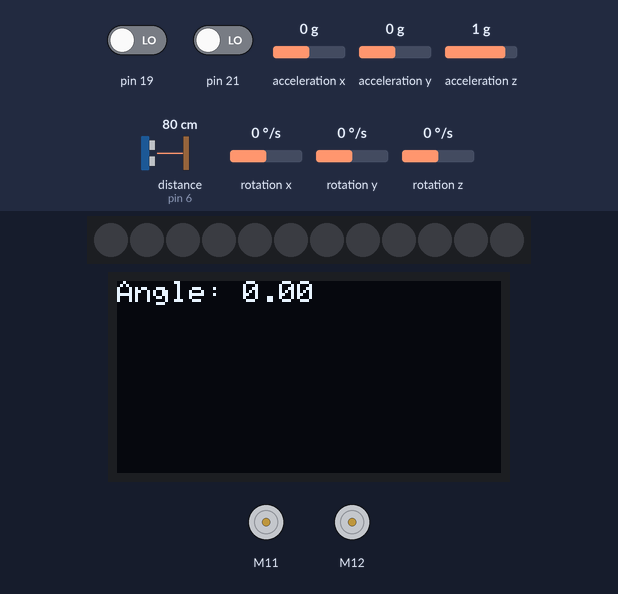
Simulated run of this sketch. Board: Arduino Mega 2560, built with avr-gcc and run on an emulated ATmega2560. Parts: 12 RGB LEDs in strip order, left to right, 128×64 one-colour display, 2 × DC motor (green arrow = forward, orange = backward, longer = faster). The inputs (shaded band) are chosen by the test bench; at power-on: rotation z 0 °/s, distance to the obstacle (sensor on pin 6) 80 cm, pin 19 LOW, pin 21 LOW, acceleration x 0 g, acceleration y 0 g, acceleration z 1 g, rotation x 0 °/s, rotation y 0 °/s.

Above: at 2.0 s.
2.1 s: rotation z set to -192 °/s
At 3.6 s:
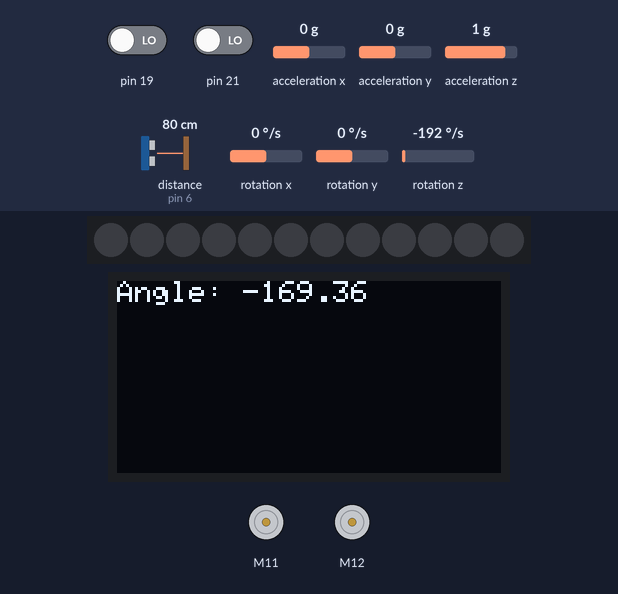
5.1 s: distance to the obstacle (sensor on pin 6) set to 2 cm
At 7.8 s:
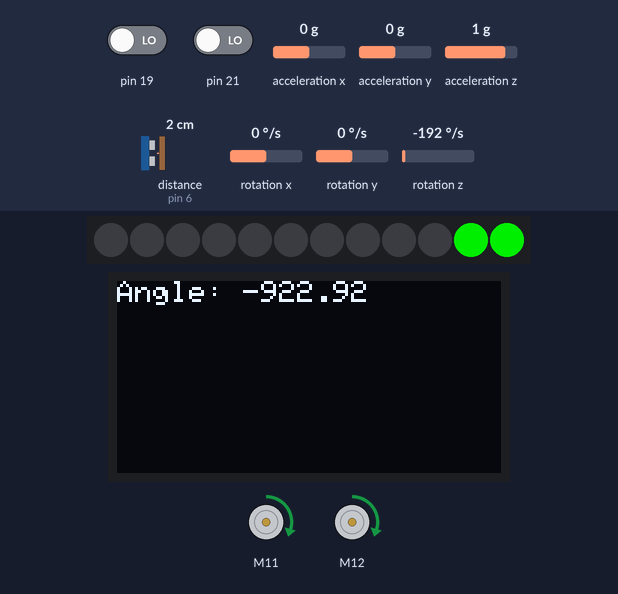
8.1 s: distance to the obstacle (sensor on pin 6) set to 4 cm
At 9.7 s:
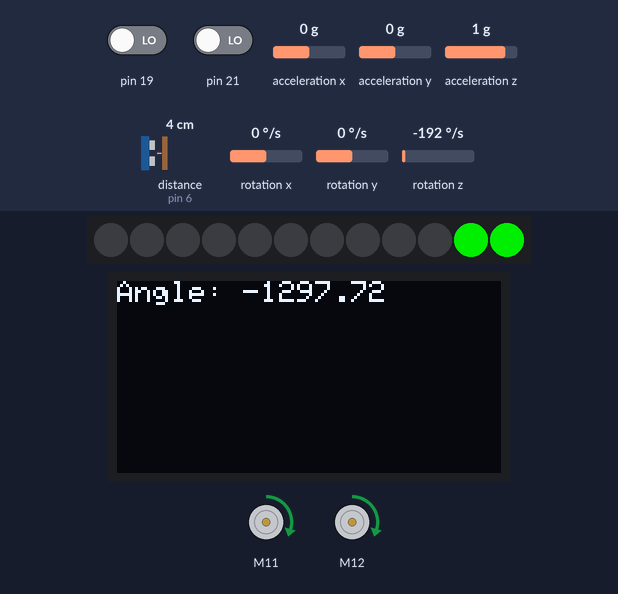
11.1 s: rotation z set to -100 °/s
At 12.8 s:
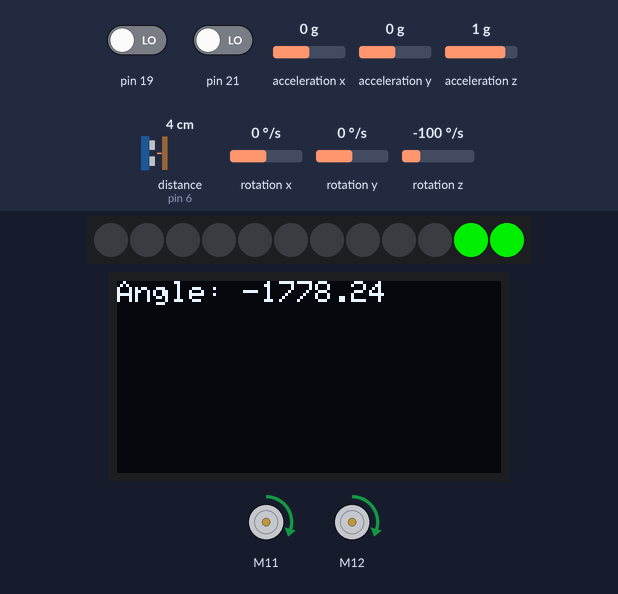
14.1 s: distance to the obstacle (sensor on pin 6) set to 9 cm
At 15.6 s:
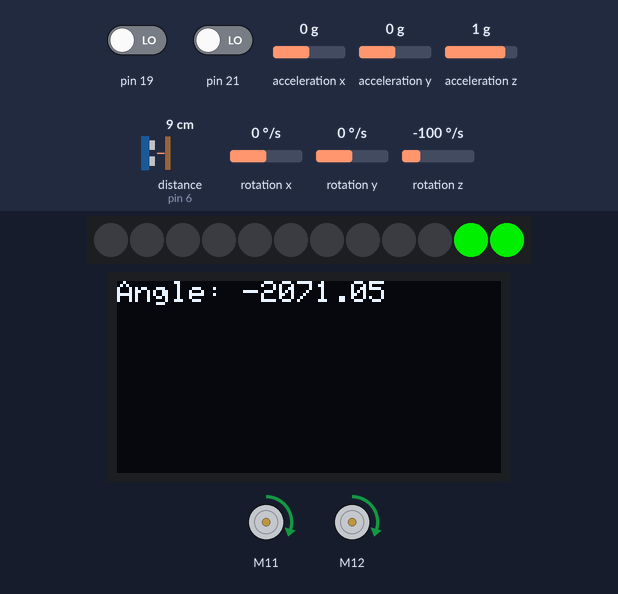
17.1 s: rotation z set to 0 °/s
At 19.2 s:
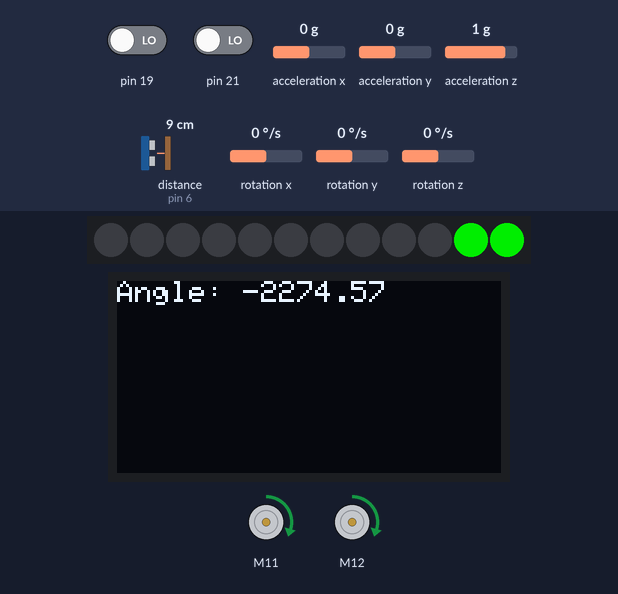
Timing chart, 0 to 20.5 s (numbered marks = the images above; inputs shaded):
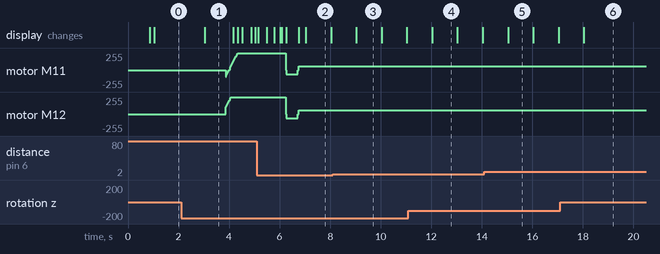

Measured:
- after the input at 2.1 s, the display: changes after 0.93 s (image 1)
- what the display in image 2 shows lasts 1.0 s, from 7.0 s to 8.0 s

The sketch:

labo_03.ino
```cpp
#include <MeAuriga.h>
#include <Wire.h>
#include <Adafruit_GFX.h>
#include <Adafruit_SSD1306.h>
enum State { SETUP,
             SEG_A,
             PIVOT_A,
             SEG_B,
             PIVOT_B,
             SEG_C,
             PIVOT_C,
             END };
State currentState = SETUP;

const int PULSE = 9;
const double RATIO = 39.267;

const double DIAMETER = 6.5;
const int TICK_TOUR = PULSE * RATIO;
const double CIRC_WHEEL = PI * DIAMETER;

const int TURN_90 = 90;
const int TURN_180 = 180;
int defaultSpeed = 100;
int turnSpeed = 60;
int toGo = 2 * 59;
const int MIN_PWM = 35;
const int MAX_PWM = 255;

const int DA = 2280684;
unsigned long currentTime = 0;

#define LEDNUM 12
#define LEDPIN 44
const int LED_TOGO = 7;
const int FIRST_LED = 1;

#define SCREEN_HEIGHT 64
#define SCREEN_WIDTH 128
#define OLED_RESET -1

#define SCREEN_ADDRESS 0x3C

Adafruit_SSD1306 display(SCREEN_WIDTH, SCREEN_HEIGHT, &Wire, OLED_RESET);

MeRGBLed led(PORT0, LEDNUM);
MeEncoderOnBoard encoderRight(SLOT1);
MeEncoderOnBoard encoderLeft(SLOT2);
MeUltrasonicSensor distSensor(PORT_6);
MeGyro gyro(0, 0x69);

double zAngle = 0.0;

double distance = 0;
int ledsDone = LEDNUM;

void rightEncoderInterrupt(void) {
  if (digitalRead(encoderRight.getPortB()) == 0) {
    encoderRight.pulsePosMinus();
  } else {
    encoderRight.pulsePosPlus();
    ;
  }
}

void leftEncoderInterrupt(void) {
  if (digitalRead(encoderLeft.getPortB()) == 0) {
    encoderLeft.pulsePosMinus();
  } else {
    encoderLeft.pulsePosPlus();
  }
}


void encoderSetup() {
  attachInterrupt(encoderRight.getIntNum(), rightEncoderInterrupt, RISING);
  attachInterrupt(encoderLeft.getIntNum(), leftEncoderInterrupt, RISING);

  TCCR1A = _BV(WGM10);
  TCCR1B = _BV(CS11) | _BV(WGM12);

  TCCR2A = _BV(WGM21) | _BV(WGM20);
  TCCR2B = _BV(CS21);

  encoderRight.setPulse(PULSE);
  encoderLeft.setPulse(PULSE);

  encoderRight.setRatio(RATIO);
  encoderLeft.setRatio(RATIO);

  encoderRight.setPosPid(1.8, 0, 1.2);
  encoderLeft.setPosPid(1.8, 0, 1.2);

  encoderRight.setSpeedPid(0.18, 0, 0);
  encoderLeft.setSpeedPid(0.18, 0, 0);
}

void shutAllLeds() {
  led.setColor(0, 0, 0);
  led.show();
}

void setup() {
  Serial.begin(115200);

  led.setpin(LEDPIN);
  encoderSetup();
  gyro.begin();
  shutAllLeds();

  if (!display.begin(SSD1306_SWITCHCAPVCC, SCREEN_ADDRESS)) {
    Serial.println(F("Échec d'allocation SSD1306"));
    for (;;)
      ;
  }

  display.clearDisplay();
  display.display();
}

void loop() {
  currentTime = millis();
  distance = getDistance(currentTime);
  printAngle(currentTime);
  gyroTask(currentTime);
  stateManager(currentTime);
  encodersTask();
}

void gyroTask(unsigned long ct){
  static double previousZ = 0.0;
  static bool firstTime = true;

  gyro.update();
  double z = gyro.getAngleZ();

  if (firstTime) {
    firstTime = false;
    previousZ = z;
    return;
  }

  double delta = z - previousZ;

  if (delta > 180) delta -= 360;
  else if (delta < -180) delta += 360;

  zAngle += delta;
  previousZ = z;
}

void printAngle(unsigned long ct) {
  static unsigned long lt = 0;
  int rate = 1000;

  if (ct - lt < rate) {
    return;
  }

  lt = ct;

  display.clearDisplay();
  display.setTextSize(1);
  display.setTextColor(SSD1306_WHITE);
  display.setCursor(0, 0);
  display.print("Angle: ");
  display.println(zAngle);
  display.display();
}

void encodersTask() {
  encoderRight.loop();
  encoderLeft.loop();
}

void stateManager(unsigned long ct) {
  switch (currentState) {
    case SETUP:
      setupState(ct);
      break;
    case SEG_A:
      segAState();
      break;
    case PIVOT_A:
      pivotAState(ct);
      break;
    case SEG_B:
      segBState();
      break;
    case PIVOT_B:
      pivotBState(ct);
      break;
    case SEG_C:
      segCState();
      break;
    case PIVOT_C:
      pivotCState(ct);
      break;
    case END:
      endState(ct);
      break;
  }
}

void shutProgressionLeds() {
  for (int i = 1; i <= LED_TOGO; i++) {
    led.setColor(i, 0, 0, 0);
  }
  led.show();
}

void resetDistance() {
  encoderLeft.setPulsePos(0);
  encoderRight.setPulsePos(0);
}

void stopMotors() {
  encoderLeft.setTarPWM(0);
  encoderRight.setTarPWM(0);
  encoderLeft.setMotorPwm(0);
  encoderRight.setMotorPwm(0);
}

float getLedProgressionA(double distance) {
  long avgPosition = (abs(encoderLeft.getPulsePos()) + abs(encoderRight.getPulsePos())) / 2;
  long distanceToGo = distance - avgPosition;
  long gap = distance - distanceToGo;

  return gap / distance;
}

void setupState(unsigned long ct) {
  static unsigned long exitTime = 0;
  int rate = 3000;
  static bool firstTime = true;

  if (firstTime) {
    exitTime = ct + rate;
    firstTime = false;
  }

  bool transition = ct > exitTime;
  if (transition) {
    firstTime = true;
    currentState = SEG_A;
  }
}

void goStraight(short speed = 100, short firstRun = 0) {
  static double zAngleGoal = 0.0;

  static double previousError = 0.0;

  const double kp = 4.0;
  const double kd = 1.0;

  if (firstRun) {
    firstRun = 0;

    zAngleGoal = zAngle;

    encoderLeft.setTarPWM(speed);
    encoderRight.setTarPWM(-speed);

    return;
  }

  double error = zAngle - zAngleGoal;

  double output = kp * error + kd * (error - previousError);

  previousError = error;

  encoderLeft.setTarPWM(speed - output);
  encoderRight.setTarPWM(-speed - output);
}

void segAState() {
  static bool firstTime = true;

  if (firstTime) {
    resetDistance();
    goStraight(defaultSpeed, 1);

    firstTime = false;
  }

  goStraight();

  double distance = toGo / CIRC_WHEEL * TICK_TOUR;
  float progression = getLedProgressionA(distance);
  int nbLeds = round(progression * LED_TOGO);

  for (int i = 1; i <= nbLeds; i++) {
    led.setColor(i, 50, 50, 50);
  }
  led.show();

  long avgPosition = (abs(encoderLeft.getPulsePos()) + abs(encoderRight.getPulsePos())) / 2;

  bool transition = avgPosition >= distance;
  if (transition) {
    stopMotors();
    led.setColor(ledsDone--, 0, 200, 0);
    led.show();

    firstTime = true;
    currentState = PIVOT_A;
  }
}

int turnDirection() {
  static int dir = 1;
  switch (currentState){
    case PIVOT_A:
      if (DA % 2 == 0) {
        dir = -1;
      } else {
        dir = 1;
      }
      break;
    case PIVOT_B:
      if (DA % 2 == 0) {
        dir = 1;
      } else {
        dir = -1;
      }
      break;
  }
  return dir;
}

int limitSpeed(float value, int maxSpeed) {
  value = constrain(value, -maxSpeed, maxSpeed);

  if (fabs(value) < MIN_PWM) {
    value = value < 0 ? -MIN_PWM : MIN_PWM;
  }

  return (int)value;
}

bool turn(unsigned long ct, float goal, int speed = 100, bool init = false) {
  static unsigned long lastTime = 0;
  const unsigned long rate = 20;

  static double zAngleGoal = 0.0;
  static double previousError = 0.0;
  static double errorSum = 0.0;
  float stop = 1.0;

  const double kp = 2.0;
  const double ki = 0.5;
  const double kd = 5.0;

  if (init) {
    lastTime = ct;
    errorSum = 0.0;
    zAngleGoal = zAngle + goal;
    previousError = goal;

    return false;
  }

  if (ct - lastTime < rate) return false;

  lastTime = ct;

  double error = zAngleGoal - zAngle;
  if (fabs(error) <= stop) {
    stopMotors();
    return true;
  }

  errorSum += error;

  double output = kp * error + ki * errorSum + kd * (error - previousError);

  previousError = error;

  int pivotSpeed = limitSpeed(output, speed);

  encoderLeft.setTarPWM(pivotSpeed);
  encoderRight.setTarPWM(pivotSpeed);

  return false;
}

void pivotAState(unsigned long ct) {
  static bool firstTime = true;
  static float targetAngle = 0.0;
  static int targetSpeed = 0;

  if (firstTime) {
    firstTime = false;
    shutProgressionLeds();
    resetDistance();
    targetAngle = TURN_90 * turnDirection();
    targetSpeed = constrain(turnSpeed, MIN_PWM, MAX_PWM);

    turn(ct, targetAngle, targetSpeed, true);
  }

  bool transition = turn(ct, targetAngle, targetSpeed);

  if (transition) {

    firstTime = true;
    currentState = SEG_B;
  }
}

double getDistance(unsigned long ct){
  static unsigned long lastTime = 0;
  int rate = 100;
  static double lastDistance = 400;

  if (ct - lastTime < rate){
    return lastDistance;
  }

  lastTime = ct;

  lastDistance = distSensor.distanceCm();

  return lastDistance;
}


void segBState() {
  static bool firstTime = true;
  double slowDownDist = 45.0;
  double stopDist = 32.00;
  int slowSpeed = defaultSpeed / 2;
  static double startDistance = 0.0;

  if (firstTime) {
    resetDistance();
    shutProgressionLeds();
    startDistance = distance;
    goStraight(defaultSpeed, 1);

    firstTime = false;
  }

  if (distance > slowDownDist){
    goStraight(defaultSpeed, 0);
  }else{
    goStraight(slowSpeed, 0);
  }

  double nbLeds = map(distance, startDistance, stopDist, FIRST_LED, LED_TOGO);
  for (int i = 1; i <= nbLeds; i++) {
    led.setColor(i, 50, 50, 50);
  }
  led.show();

  bool transition = distance <= stopDist;
  if (transition){
    stopMotors();
    led.setColor(ledsDone--, 0, 200, 0);
    led.show();

    firstTime = true;
    currentState = PIVOT_B;
  }
}

void pivotBState(unsigned long ct) {
  static bool firstTime = true;
  static float targetAngle = 0.0;
  static int targetSpeed = 0;

  if (firstTime) {
    firstTime = false;
    shutProgressionLeds();
    resetDistance();
    targetAngle = TURN_90 * turnDirection();
    targetSpeed = constrain(turnSpeed, MIN_PWM, MAX_PWM);

    turn(ct, targetAngle, targetSpeed, true);
  }

  bool transition = turn(ct, targetAngle, targetSpeed);

  if (transition) {

    firstTime = true;
    currentState = SEG_C;
  }
}

void segCState() {
  static bool firstTime = true;

  if (firstTime) {
    shutProgressionLeds();
    resetDistance();
    goStraight(100, 1);

    firstTime = false;
  }

  goStraight();

  double distance = toGo / CIRC_WHEEL * TICK_TOUR;
  float progression = getLedProgressionA(distance);
  int nbLeds = round(progression * LED_TOGO);

  for (int i = 1; i <= nbLeds; i++) {
    led.setColor(i, 50, 50, 50);
  }
  led.show();

  long avgPosition = (abs(encoderLeft.getPulsePos()) + abs(encoderRight.getPulsePos())) / 2;

  bool transition = avgPosition >= distance;
  if (transition) {
    stopMotors();
    led.setColor(ledsDone--, 0, 200, 0);
    led.show();
    firstTime = true;
    currentState = PIVOT_C;
  }
}

void pivotCState(unsigned long ct) {
  static bool firstTime = true;
  static float targetAngle = 0.0;
  static int targetSpeed = 0;

  if (firstTime) {
    firstTime = false;
    shutProgressionLeds();
    resetDistance();
    targetAngle = TURN_180 * turnDirection();
    targetSpeed = constrain(turnSpeed, MIN_PWM, MAX_PWM);

    turn(ct, targetAngle, targetSpeed, true);
  }

  bool transition = turn(ct, targetAngle, targetSpeed);

  if (transition) {

    firstTime = true;
    currentState = END;
  }
}

void endState(unsigned long ct) {
  static unsigned long lastTime = 0;
  int rate = 100;
  static bool ledState = false;

  if (ct - lastTime >= rate){
    lastTime = ct;
    for(int i = 8; i <= LEDNUM; i++){
      if (ledState){
        led.setColor(i, 0, 200, 0);
      }else{
        shutAllLeds();
      }

    }
    led.show();
    ledState = !ledState;
  }

}
```
